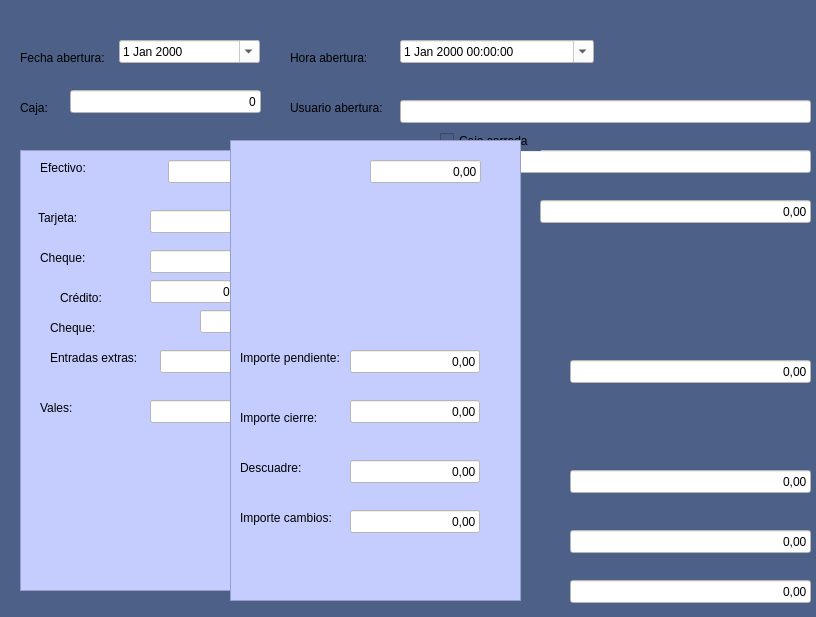
<?xml version="1.0" encoding="UTF-8"?>
<ui version="4.0">
 <class>Frmcajaabierta</class>
 <widget class="QDialog" name="Frmcajaabierta">
  <property name="geometry">
   <rect>
    <x>0</x>
    <y>0</y>
    <width>816</width>
    <height>617</height>
   </rect>
  </property>
  <property name="windowTitle">
   <string>Dialog</string>
  </property>
  <property name="styleSheet">
   <string notr="true">background-color:#4c6088</string>
  </property>
  <widget class="QDateEdit" name="txtdFechaAbertura">
   <property name="geometry">
    <rect>
     <x>119</x>
     <y>40</y>
     <width>141</width>
     <height>23</height>
    </rect>
   </property>
   <property name="styleSheet">
    <string notr="true">background-color: rgb(255, 255, 255);</string>
   </property>
   <property name="calendarPopup">
    <bool>true</bool>
   </property>
  </widget>
  <widget class="QLabel" name="label">
   <property name="geometry">
    <rect>
     <x>20</x>
     <y>50</y>
     <width>91</width>
     <height>16</height>
    </rect>
   </property>
   <property name="text">
    <string>Fecha abertura:</string>
   </property>
  </widget>
  <widget class="QLabel" name="label_2">
   <property name="geometry">
    <rect>
     <x>290</x>
     <y>50</y>
     <width>91</width>
     <height>16</height>
    </rect>
   </property>
   <property name="text">
    <string>Hora abertura:</string>
   </property>
  </widget>
  <widget class="QDateTimeEdit" name="txtcHoraAbertura">
   <property name="geometry">
    <rect>
     <x>400</x>
     <y>40</y>
     <width>194</width>
     <height>23</height>
    </rect>
   </property>
   <property name="styleSheet">
    <string notr="true">background-color: rgb(255, 255, 255);</string>
   </property>
   <property name="calendarPopup">
    <bool>true</bool>
   </property>
  </widget>
  <widget class="QLabel" name="label_3">
   <property name="geometry">
    <rect>
     <x>20</x>
     <y>100</y>
     <width>41</width>
     <height>16</height>
    </rect>
   </property>
   <property name="text">
    <string>Caja:</string>
   </property>
  </widget>
  <widget class="QLabel" name="label_4">
   <property name="geometry">
    <rect>
     <x>290</x>
     <y>100</y>
     <width>101</width>
     <height>16</height>
    </rect>
   </property>
   <property name="text">
    <string>Usuario abertura:</string>
   </property>
  </widget>
  <widget class="QLineEdit" name="txtnCaja">
   <property name="geometry">
    <rect>
     <x>70</x>
     <y>90</y>
     <width>191</width>
     <height>23</height>
    </rect>
   </property>
   <property name="styleSheet">
    <string notr="true">background-color: rgb(255, 255, 255);</string>
   </property>
   <property name="text">
    <string>0</string>
   </property>
   <property name="alignment">
    <set>Qt::AlignRight|Qt::AlignTrailing|Qt::AlignVCenter</set>
   </property>
  </widget>
  <widget class="QLineEdit" name="txtcUsuarioAbertura">
   <property name="geometry">
    <rect>
     <x>400</x>
     <y>100</y>
     <width>411</width>
     <height>23</height>
    </rect>
   </property>
   <property name="styleSheet">
    <string notr="true">background-color: rgb(255, 255, 255);</string>
   </property>
  </widget>
  <widget class="QLineEdit" name="txtcUsuarioCierre">
   <property name="geometry">
    <rect>
     <x>400</x>
     <y>150</y>
     <width>411</width>
     <height>23</height>
    </rect>
   </property>
   <property name="styleSheet">
    <string notr="true">background-color: rgb(255, 255, 255);</string>
   </property>
  </widget>
  <widget class="QLabel" name="label_5">
   <property name="geometry">
    <rect>
     <x>290</x>
     <y>150</y>
     <width>81</width>
     <height>16</height>
    </rect>
   </property>
   <property name="text">
    <string>Usuario cierre:</string>
   </property>
  </widget>
  <widget class="QLabel" name="label_7">
   <property name="geometry">
    <rect>
     <x>380</x>
     <y>200</y>
     <width>131</width>
     <height>16</height>
    </rect>
   </property>
   <property name="text">
    <string>Importe cierre anterior:</string>
   </property>
  </widget>
  <widget class="QLineEdit" name="txtrImporteCierreAnterior">
   <property name="geometry">
    <rect>
     <x>540</x>
     <y>200</y>
     <width>271</width>
     <height>23</height>
    </rect>
   </property>
   <property name="styleSheet">
    <string notr="true">background-color: rgb(255, 255, 255);</string>
   </property>
   <property name="text">
    <string>0,00</string>
   </property>
   <property name="alignment">
    <set>Qt::AlignRight|Qt::AlignTrailing|Qt::AlignVCenter</set>
   </property>
  </widget>
  <widget class="QCheckBox" name="chklCajaCerrada">
   <property name="geometry">
    <rect>
     <x>440</x>
     <y>130</y>
     <width>101</width>
     <height>21</height>
    </rect>
   </property>
   <property name="text">
    <string>Caja cerrada</string>
   </property>
  </widget>
  <widget class="QLineEdit" name="txtrCheque">
   <property name="geometry">
    <rect>
     <x>1024</x>
     <y>499</y>
     <width>161</width>
     <height>23</height>
    </rect>
   </property>
   <property name="text">
    <string>0,</string>
   </property>
   <property name="alignment">
    <set>Qt::AlignRight|Qt::AlignTrailing|Qt::AlignVCenter</set>
   </property>
  </widget>
  <widget class="QLabel" name="label_13">
   <property name="geometry">
    <rect>
     <x>380</x>
     <y>370</y>
     <width>81</width>
     <height>16</height>
    </rect>
   </property>
   <property name="text">
    <string>Salidas extras:</string>
   </property>
  </widget>
  <widget class="QLineEdit" name="txtrSalidasExtras">
   <property name="geometry">
    <rect>
     <x>570</x>
     <y>360</y>
     <width>241</width>
     <height>23</height>
    </rect>
   </property>
   <property name="styleSheet">
    <string notr="true">background-color: rgb(255, 255, 255);</string>
   </property>
   <property name="text">
    <string>0,00</string>
   </property>
   <property name="alignment">
    <set>Qt::AlignRight|Qt::AlignTrailing|Qt::AlignVCenter</set>
   </property>
  </widget>
  <widget class="QLabel" name="label_17">
   <property name="geometry">
    <rect>
     <x>380</x>
     <y>470</y>
     <width>91</width>
     <height>16</height>
    </rect>
   </property>
   <property name="text">
    <string>Valor real caja:</string>
   </property>
  </widget>
  <widget class="QLineEdit" name="txtrValorRealCaja">
   <property name="geometry">
    <rect>
     <x>570</x>
     <y>470</y>
     <width>241</width>
     <height>23</height>
    </rect>
   </property>
   <property name="styleSheet">
    <string notr="true">background-color: rgb(255, 255, 255);</string>
   </property>
   <property name="text">
    <string>0,00</string>
   </property>
   <property name="alignment">
    <set>Qt::AlignRight|Qt::AlignTrailing|Qt::AlignVCenter</set>
   </property>
  </widget>
  <widget class="QLineEdit" name="txtrImporteACuenta">
   <property name="geometry">
    <rect>
     <x>570</x>
     <y>530</y>
     <width>241</width>
     <height>23</height>
    </rect>
   </property>
   <property name="styleSheet">
    <string notr="true">background-color: rgb(255, 255, 255);</string>
   </property>
   <property name="text">
    <string>0,00</string>
   </property>
   <property name="alignment">
    <set>Qt::AlignRight|Qt::AlignTrailing|Qt::AlignVCenter</set>
   </property>
  </widget>
  <widget class="QLineEdit" name="txtrValesEmitidos">
   <property name="geometry">
    <rect>
     <x>570</x>
     <y>580</y>
     <width>241</width>
     <height>23</height>
    </rect>
   </property>
   <property name="styleSheet">
    <string notr="true">background-color: rgb(255, 255, 255);</string>
   </property>
   <property name="text">
    <string>0,00</string>
   </property>
   <property name="alignment">
    <set>Qt::AlignRight|Qt::AlignTrailing|Qt::AlignVCenter</set>
   </property>
  </widget>
  <widget class="QLabel" name="label_20">
   <property name="geometry">
    <rect>
     <x>380</x>
     <y>530</y>
     <width>101</width>
     <height>16</height>
    </rect>
   </property>
   <property name="text">
    <string>Importe a cuenta:</string>
   </property>
  </widget>
  <widget class="QLabel" name="label_21">
   <property name="geometry">
    <rect>
     <x>380</x>
     <y>580</y>
     <width>91</width>
     <height>16</height>
    </rect>
   </property>
   <property name="text">
    <string>Vales emitidos:</string>
   </property>
  </widget>
  <widget class="QFrame" name="frame_2">
   <property name="geometry">
    <rect>
     <x>20</x>
     <y>150</y>
     <width>281</width>
     <height>441</height>
    </rect>
   </property>
   <property name="styleSheet">
    <string notr="true">background-color: rgb(197, 205, 255);</string>
   </property>
   <property name="frameShape">
    <enum>QFrame::StyledPanel</enum>
   </property>
   <property name="frameShadow">
    <enum>QFrame::Raised</enum>
   </property>
   <widget class="QLineEdit" name="txtrEntradasExtras">
    <property name="geometry">
     <rect>
      <x>140</x>
      <y>200</y>
      <width>130</width>
      <height>23</height>
     </rect>
    </property>
    <property name="styleSheet">
     <string notr="true">background-color: rgb(255, 255, 255);</string>
    </property>
    <property name="text">
     <string>0,00</string>
    </property>
    <property name="alignment">
     <set>Qt::AlignRight|Qt::AlignTrailing|Qt::AlignVCenter</set>
    </property>
   </widget>
   <widget class="QLineEdit" name="txtrTarjeta">
    <property name="geometry">
     <rect>
      <x>130</x>
      <y>60</y>
      <width>130</width>
      <height>23</height>
     </rect>
    </property>
    <property name="styleSheet">
     <string notr="true">background-color: rgb(255, 255, 255);</string>
    </property>
    <property name="text">
     <string>0,00</string>
    </property>
    <property name="alignment">
     <set>Qt::AlignRight|Qt::AlignTrailing|Qt::AlignVCenter</set>
    </property>
   </widget>
   <widget class="QLabel" name="label_10">
    <property name="geometry">
     <rect>
      <x>18</x>
      <y>60</y>
      <width>54</width>
      <height>16</height>
     </rect>
    </property>
    <property name="text">
     <string>Tarjeta:</string>
    </property>
   </widget>
   <widget class="QLabel" name="label_12">
    <property name="geometry">
     <rect>
      <x>30</x>
      <y>200</y>
      <width>91</width>
      <height>16</height>
     </rect>
    </property>
    <property name="text">
     <string>Entradas extras:</string>
    </property>
   </widget>
   <widget class="QLineEdit" name="txtrMoneda">
    <property name="geometry">
     <rect>
      <x>148</x>
      <y>10</y>
      <width>111</width>
      <height>23</height>
     </rect>
    </property>
    <property name="styleSheet">
     <string notr="true">background-color: rgb(255, 255, 255);</string>
    </property>
    <property name="text">
     <string>0,00</string>
    </property>
    <property name="alignment">
     <set>Qt::AlignRight|Qt::AlignTrailing|Qt::AlignVCenter</set>
    </property>
   </widget>
   <widget class="QLabel" name="label_8">
    <property name="geometry">
     <rect>
      <x>20</x>
      <y>10</y>
      <width>54</width>
      <height>15</height>
     </rect>
    </property>
    <property name="text">
     <string>Efectivo:</string>
    </property>
   </widget>
   <widget class="QLineEdit" name="txtrCheque_1">
    <property name="geometry">
     <rect>
      <x>180</x>
      <y>160</y>
      <width>91</width>
      <height>23</height>
     </rect>
    </property>
    <property name="styleSheet">
     <string notr="true">background-color: rgb(255, 255, 255);</string>
    </property>
    <property name="text">
     <string>0,00</string>
    </property>
    <property name="alignment">
     <set>Qt::AlignRight|Qt::AlignTrailing|Qt::AlignVCenter</set>
    </property>
   </widget>
   <widget class="QLabel" name="label_22">
    <property name="geometry">
     <rect>
      <x>30</x>
      <y>170</y>
      <width>54</width>
      <height>15</height>
     </rect>
    </property>
    <property name="text">
     <string>Cheque:</string>
    </property>
   </widget>
   <widget class="QLineEdit" name="txtrCheque_">
    <property name="geometry">
     <rect>
      <x>130</x>
      <y>100</y>
      <width>131</width>
      <height>23</height>
     </rect>
    </property>
    <property name="styleSheet">
     <string notr="true">background-color: rgb(255, 255, 255);</string>
    </property>
    <property name="text">
     <string>0,00</string>
    </property>
    <property name="alignment">
     <set>Qt::AlignRight|Qt::AlignTrailing|Qt::AlignVCenter</set>
    </property>
   </widget>
   <widget class="QLabel" name="label_9">
    <property name="geometry">
     <rect>
      <x>20</x>
      <y>100</y>
      <width>54</width>
      <height>15</height>
     </rect>
    </property>
    <property name="text">
     <string>Cheque:</string>
    </property>
   </widget>
   <widget class="QLabel" name="label_11">
    <property name="geometry">
     <rect>
      <x>40</x>
      <y>140</y>
      <width>54</width>
      <height>15</height>
     </rect>
    </property>
    <property name="text">
     <string>Crédito:</string>
    </property>
   </widget>
   <widget class="QLineEdit" name="txtrCredito">
    <property name="geometry">
     <rect>
      <x>130</x>
      <y>130</y>
      <width>101</width>
      <height>23</height>
     </rect>
    </property>
    <property name="styleSheet">
     <string notr="true">background-color: rgb(255, 255, 255);</string>
    </property>
    <property name="text">
     <string>0,00</string>
    </property>
    <property name="alignment">
     <set>Qt::AlignRight|Qt::AlignTrailing|Qt::AlignVCenter</set>
    </property>
   </widget>
   <widget class="QLineEdit" name="txtrVales">
    <property name="geometry">
     <rect>
      <x>130</x>
      <y>250</y>
      <width>141</width>
      <height>23</height>
     </rect>
    </property>
    <property name="styleSheet">
     <string notr="true">background-color: rgb(255, 255, 255);</string>
    </property>
    <property name="text">
     <string>0,00</string>
    </property>
    <property name="alignment">
     <set>Qt::AlignRight|Qt::AlignTrailing|Qt::AlignVCenter</set>
    </property>
   </widget>
   <widget class="QLabel" name="label_15">
    <property name="geometry">
     <rect>
      <x>20</x>
      <y>250</y>
      <width>54</width>
      <height>15</height>
     </rect>
    </property>
    <property name="text">
     <string>Vales:</string>
    </property>
   </widget>
  </widget>
  <widget class="QFrame" name="frame">
   <property name="geometry">
    <rect>
     <x>230</x>
     <y>140</y>
     <width>291</width>
     <height>461</height>
    </rect>
   </property>
   <property name="styleSheet">
    <string notr="true">background-color: rgb(197, 205, 255);</string>
   </property>
   <property name="frameShape">
    <enum>QFrame::StyledPanel</enum>
   </property>
   <property name="frameShadow">
    <enum>QFrame::Raised</enum>
   </property>
   <widget class="QLabel" name="label_6">
    <property name="geometry">
     <rect>
      <x>10</x>
      <y>20</y>
      <width>121</width>
      <height>16</height>
     </rect>
    </property>
    <property name="text">
     <string/>
    </property>
   </widget>
   <widget class="QLineEdit" name="txtrImporteAbertura">
    <property name="geometry">
     <rect>
      <x>140</x>
      <y>20</y>
      <width>111</width>
      <height>23</height>
     </rect>
    </property>
    <property name="styleSheet">
     <string notr="true">background-color: rgb(255, 255, 255);</string>
    </property>
    <property name="text">
     <string>0,00</string>
    </property>
    <property name="alignment">
     <set>Qt::AlignRight|Qt::AlignTrailing|Qt::AlignVCenter</set>
    </property>
   </widget>
   <widget class="QLabel" name="label_19">
    <property name="geometry">
     <rect>
      <x>10</x>
      <y>370</y>
      <width>101</width>
      <height>16</height>
     </rect>
    </property>
    <property name="text">
     <string>Importe cambios:</string>
    </property>
   </widget>
   <widget class="QLineEdit" name="txtrDescuadre">
    <property name="geometry">
     <rect>
      <x>120</x>
      <y>320</y>
      <width>130</width>
      <height>23</height>
     </rect>
    </property>
    <property name="styleSheet">
     <string notr="true">background-color: rgb(255, 255, 255);</string>
    </property>
    <property name="text">
     <string>0,00</string>
    </property>
    <property name="alignment">
     <set>Qt::AlignRight|Qt::AlignTrailing|Qt::AlignVCenter</set>
    </property>
   </widget>
   <widget class="QLabel" name="label_18">
    <property name="geometry">
     <rect>
      <x>10</x>
      <y>320</y>
      <width>71</width>
      <height>16</height>
     </rect>
    </property>
    <property name="text">
     <string>Descuadre:</string>
    </property>
   </widget>
   <widget class="QLabel" name="label_16">
    <property name="geometry">
     <rect>
      <x>10</x>
      <y>270</y>
      <width>91</width>
      <height>16</height>
     </rect>
    </property>
    <property name="text">
     <string>Importe cierre:</string>
    </property>
   </widget>
   <widget class="QLabel" name="label_14">
    <property name="geometry">
     <rect>
      <x>10</x>
      <y>210</y>
      <width>111</width>
      <height>16</height>
     </rect>
    </property>
    <property name="text">
     <string>Importe pendiente:</string>
    </property>
   </widget>
   <widget class="QLineEdit" name="txtrImportePendiente">
    <property name="geometry">
     <rect>
      <x>120</x>
      <y>210</y>
      <width>130</width>
      <height>23</height>
     </rect>
    </property>
    <property name="styleSheet">
     <string notr="true">background-color: rgb(255, 255, 255);</string>
    </property>
    <property name="text">
     <string>0,00</string>
    </property>
    <property name="alignment">
     <set>Qt::AlignRight|Qt::AlignTrailing|Qt::AlignVCenter</set>
    </property>
   </widget>
   <widget class="QLineEdit" name="txtrImporteCierre">
    <property name="geometry">
     <rect>
      <x>120</x>
      <y>260</y>
      <width>130</width>
      <height>23</height>
     </rect>
    </property>
    <property name="styleSheet">
     <string notr="true">background-color: rgb(255, 255, 255);</string>
    </property>
    <property name="text">
     <string>0,00</string>
    </property>
    <property name="alignment">
     <set>Qt::AlignRight|Qt::AlignTrailing|Qt::AlignVCenter</set>
    </property>
   </widget>
   <widget class="QLineEdit" name="txtrImporteCambios">
    <property name="geometry">
     <rect>
      <x>120</x>
      <y>370</y>
      <width>130</width>
      <height>23</height>
     </rect>
    </property>
    <property name="styleSheet">
     <string notr="true">background-color: rgb(255, 255, 255);</string>
    </property>
    <property name="text">
     <string>0,00</string>
    </property>
    <property name="alignment">
     <set>Qt::AlignRight|Qt::AlignTrailing|Qt::AlignVCenter</set>
    </property>
   </widget>
  </widget>
 </widget>
 <resources/>
 <connections/>
</ui>
